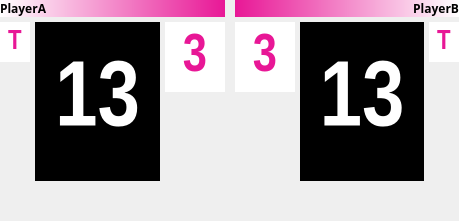
<?xml version="1.0" encoding="UTF-8"?>
<ui version="4.0">
 <class>ScoreboardForm</class>
 <widget class="QWidget" name="ScoreboardForm">
  <property name="geometry">
   <rect>
    <x>0</x>
    <y>0</y>
    <width>459</width>
    <height>221</height>
   </rect>
  </property>
  <property name="sizePolicy">
   <sizepolicy hsizetype="Preferred" vsizetype="Preferred">
    <horstretch>0</horstretch>
    <verstretch>0</verstretch>
   </sizepolicy>
  </property>
  <property name="minimumSize">
   <size>
    <width>370</width>
    <height>0</height>
   </size>
  </property>
  <property name="windowTitle">
   <string>Form</string>
  </property>
  <layout class="QHBoxLayout" name="horizontalLayout_3">
   <property name="spacing">
    <number>10</number>
   </property>
   <property name="leftMargin">
    <number>0</number>
   </property>
   <property name="topMargin">
    <number>0</number>
   </property>
   <property name="rightMargin">
    <number>0</number>
   </property>
   <property name="bottomMargin">
    <number>0</number>
   </property>
   <item>
    <layout class="QVBoxLayout" name="verticalLayout_2" stretch="0,10">
     <property name="spacing">
      <number>5</number>
     </property>
     <item>
      <widget class="QLabel" name="playerANameLabel">
       <property name="font">
        <font>
         <family>Arial Black</family>
         <weight>75</weight>
         <bold>true</bold>
        </font>
       </property>
       <property name="layoutDirection">
        <enum>Qt::LeftToRight</enum>
       </property>
       <property name="styleSheet">
        <string notr="true">background-color: qlineargradient(spread:pad, x1:0, y1:0, x2:1, y2:0, stop:0 rgba(255, 255, 255, 255), stop:1 rgba(232, 23, 150, 255));</string>
       </property>
       <property name="text">
        <string>PlayerA</string>
       </property>
       <property name="alignment">
        <set>Qt::AlignLeading|Qt::AlignLeft|Qt::AlignVCenter</set>
       </property>
       <property name="margin">
        <number>2</number>
       </property>
      </widget>
     </item>
     <item>
      <layout class="QHBoxLayout" name="horizontalLayout_2" stretch="2,12,3">
       <property name="spacing">
        <number>5</number>
       </property>
       <property name="sizeConstraint">
        <enum>QLayout::SetMinimumSize</enum>
       </property>
       <item>
        <layout class="QVBoxLayout" name="verticalLayout_8" stretch="1,4">
         <property name="spacing">
          <number>0</number>
         </property>
         <item>
          <widget class="QLabel" name="playerATimeOutLabel">
           <property name="minimumSize">
            <size>
             <width>30</width>
             <height>40</height>
            </size>
           </property>
           <property name="maximumSize">
            <size>
             <width>16777215</width>
             <height>16777215</height>
            </size>
           </property>
           <property name="font">
            <font>
             <family>Arial Narrow</family>
             <pointsize>20</pointsize>
             <weight>75</weight>
             <bold>true</bold>
            </font>
           </property>
           <property name="styleSheet">
            <string notr="true">color: rgb(232, 23, 150);
background-color: rgb(255, 255, 255);</string>
           </property>
           <property name="frameShape">
            <enum>QFrame::NoFrame</enum>
           </property>
           <property name="text">
            <string>T</string>
           </property>
           <property name="alignment">
            <set>Qt::AlignCenter</set>
           </property>
          </widget>
         </item>
         <item>
          <spacer name="verticalSpacer_4">
           <property name="orientation">
            <enum>Qt::Vertical</enum>
           </property>
           <property name="sizeType">
            <enum>QSizePolicy::Expanding</enum>
           </property>
           <property name="sizeHint" stdset="0">
            <size>
             <width>5</width>
             <height>40</height>
            </size>
           </property>
          </spacer>
         </item>
        </layout>
       </item>
       <item>
        <layout class="QVBoxLayout" name="verticalLayout_4">
         <item>
          <widget class="QLabel" name="playerAPointLabel">
           <property name="sizePolicy">
            <sizepolicy hsizetype="Preferred" vsizetype="Preferred">
             <horstretch>0</horstretch>
             <verstretch>1</verstretch>
            </sizepolicy>
           </property>
           <property name="minimumSize">
            <size>
             <width>100</width>
             <height>100</height>
            </size>
           </property>
           <property name="maximumSize">
            <size>
             <width>16777215</width>
             <height>16777215</height>
            </size>
           </property>
           <property name="font">
            <font>
             <family>Arial Narrow</family>
             <pointsize>70</pointsize>
             <weight>75</weight>
             <bold>true</bold>
            </font>
           </property>
           <property name="styleSheet">
            <string notr="true">background-color: rgb(0, 0, 0);
color: rgb(255, 255, 255);</string>
           </property>
           <property name="frameShape">
            <enum>QFrame::NoFrame</enum>
           </property>
           <property name="text">
            <string>13</string>
           </property>
           <property name="alignment">
            <set>Qt::AlignCenter</set>
           </property>
          </widget>
         </item>
         <item>
          <spacer name="verticalSpacer_5">
           <property name="orientation">
            <enum>Qt::Vertical</enum>
           </property>
           <property name="sizeHint" stdset="0">
            <size>
             <width>20</width>
             <height>40</height>
            </size>
           </property>
          </spacer>
         </item>
        </layout>
       </item>
       <item>
        <layout class="QVBoxLayout" name="verticalLayout_3" stretch="1,4">
         <item>
          <widget class="QLabel" name="playerAGamePointLabel">
           <property name="minimumSize">
            <size>
             <width>60</width>
             <height>70</height>
            </size>
           </property>
           <property name="maximumSize">
            <size>
             <width>16777215</width>
             <height>16777215</height>
            </size>
           </property>
           <property name="font">
            <font>
             <family>Arial Narrow</family>
             <pointsize>40</pointsize>
             <weight>75</weight>
             <bold>true</bold>
            </font>
           </property>
           <property name="styleSheet">
            <string notr="true">color: rgb(232, 23, 150);
background-color: rgb(255, 255, 255);</string>
           </property>
           <property name="frameShape">
            <enum>QFrame::NoFrame</enum>
           </property>
           <property name="text">
            <string>3</string>
           </property>
           <property name="scaledContents">
            <bool>false</bool>
           </property>
           <property name="alignment">
            <set>Qt::AlignCenter</set>
           </property>
          </widget>
         </item>
         <item>
          <spacer name="verticalSpacer">
           <property name="orientation">
            <enum>Qt::Vertical</enum>
           </property>
           <property name="sizeType">
            <enum>QSizePolicy::Expanding</enum>
           </property>
           <property name="sizeHint" stdset="0">
            <size>
             <width>20</width>
             <height>40</height>
            </size>
           </property>
          </spacer>
         </item>
        </layout>
       </item>
      </layout>
     </item>
    </layout>
   </item>
   <item>
    <layout class="QVBoxLayout" name="verticalLayout" stretch="0,10">
     <property name="spacing">
      <number>5</number>
     </property>
     <item>
      <widget class="QLabel" name="playerBNameLabel">
       <property name="font">
        <font>
         <family>Arial Black</family>
         <weight>75</weight>
         <bold>true</bold>
        </font>
       </property>
       <property name="styleSheet">
        <string notr="true">background-color: qlineargradient(spread:pad, x1:0, y1:0, x2:1, y2:0, stop:0 rgba(232, 23, 150, 255), stop:1 rgba(255, 255, 255, 255));</string>
       </property>
       <property name="text">
        <string>PlayerB</string>
       </property>
       <property name="alignment">
        <set>Qt::AlignRight|Qt::AlignTrailing|Qt::AlignVCenter</set>
       </property>
       <property name="margin">
        <number>2</number>
       </property>
      </widget>
     </item>
     <item>
      <layout class="QHBoxLayout" name="horizontalLayout" stretch="3,12,2">
       <property name="spacing">
        <number>5</number>
       </property>
       <item>
        <layout class="QVBoxLayout" name="verticalLayout_5" stretch="1,4">
         <item>
          <widget class="QLabel" name="playerBGamePointLabel">
           <property name="minimumSize">
            <size>
             <width>60</width>
             <height>70</height>
            </size>
           </property>
           <property name="maximumSize">
            <size>
             <width>16777215</width>
             <height>16777215</height>
            </size>
           </property>
           <property name="font">
            <font>
             <family>Arial Narrow</family>
             <pointsize>40</pointsize>
             <weight>75</weight>
             <bold>true</bold>
            </font>
           </property>
           <property name="styleSheet">
            <string notr="true">color: rgb(232, 23, 150);
background-color: rgb(255, 255, 255);</string>
           </property>
           <property name="frameShape">
            <enum>QFrame::NoFrame</enum>
           </property>
           <property name="text">
            <string>3</string>
           </property>
           <property name="alignment">
            <set>Qt::AlignCenter</set>
           </property>
          </widget>
         </item>
         <item>
          <spacer name="verticalSpacer_2">
           <property name="orientation">
            <enum>Qt::Vertical</enum>
           </property>
           <property name="sizeType">
            <enum>QSizePolicy::Expanding</enum>
           </property>
           <property name="sizeHint" stdset="0">
            <size>
             <width>20</width>
             <height>40</height>
            </size>
           </property>
          </spacer>
         </item>
        </layout>
       </item>
       <item>
        <layout class="QVBoxLayout" name="verticalLayout_6">
         <item>
          <widget class="QLabel" name="playerBPointLabel">
           <property name="sizePolicy">
            <sizepolicy hsizetype="Preferred" vsizetype="Preferred">
             <horstretch>0</horstretch>
             <verstretch>1</verstretch>
            </sizepolicy>
           </property>
           <property name="minimumSize">
            <size>
             <width>100</width>
             <height>100</height>
            </size>
           </property>
           <property name="maximumSize">
            <size>
             <width>16777215</width>
             <height>16777215</height>
            </size>
           </property>
           <property name="sizeIncrement">
            <size>
             <width>0</width>
             <height>0</height>
            </size>
           </property>
           <property name="font">
            <font>
             <family>Arial Narrow</family>
             <pointsize>70</pointsize>
             <weight>75</weight>
             <bold>true</bold>
            </font>
           </property>
           <property name="styleSheet">
            <string notr="true">background-color: rgb(0, 0, 0);
color: rgb(255, 255, 255);</string>
           </property>
           <property name="frameShape">
            <enum>QFrame::NoFrame</enum>
           </property>
           <property name="text">
            <string>13</string>
           </property>
           <property name="alignment">
            <set>Qt::AlignCenter</set>
           </property>
          </widget>
         </item>
         <item>
          <spacer name="verticalSpacer_6">
           <property name="orientation">
            <enum>Qt::Vertical</enum>
           </property>
           <property name="sizeHint" stdset="0">
            <size>
             <width>20</width>
             <height>40</height>
            </size>
           </property>
          </spacer>
         </item>
        </layout>
       </item>
       <item>
        <layout class="QVBoxLayout" name="verticalLayout_7" stretch="1,4">
         <property name="spacing">
          <number>0</number>
         </property>
         <item>
          <widget class="QLabel" name="playerBTimeOutLabel">
           <property name="minimumSize">
            <size>
             <width>30</width>
             <height>40</height>
            </size>
           </property>
           <property name="maximumSize">
            <size>
             <width>16777215</width>
             <height>16777215</height>
            </size>
           </property>
           <property name="font">
            <font>
             <family>Arial Narrow</family>
             <pointsize>20</pointsize>
             <weight>75</weight>
             <bold>true</bold>
            </font>
           </property>
           <property name="styleSheet">
            <string notr="true">color: rgb(232, 23, 150);
background-color: rgb(255, 255, 255);</string>
           </property>
           <property name="frameShape">
            <enum>QFrame::NoFrame</enum>
           </property>
           <property name="text">
            <string>T</string>
           </property>
           <property name="alignment">
            <set>Qt::AlignCenter</set>
           </property>
          </widget>
         </item>
         <item>
          <spacer name="verticalSpacer_3">
           <property name="orientation">
            <enum>Qt::Vertical</enum>
           </property>
           <property name="sizeType">
            <enum>QSizePolicy::Expanding</enum>
           </property>
           <property name="sizeHint" stdset="0">
            <size>
             <width>10</width>
             <height>40</height>
            </size>
           </property>
          </spacer>
         </item>
        </layout>
       </item>
      </layout>
     </item>
    </layout>
   </item>
  </layout>
 </widget>
 <resources/>
 <connections/>
</ui>
